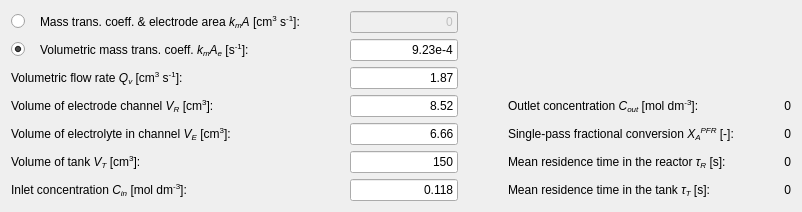
      <widget class="QWidget" name="tab_PFR_SP">
       <attribute name="title">
        <string>PFR SP</string>
       </attribute>
       <layout class="QGridLayout" name="gridLayout">
        <property name="horizontalSpacing">
         <number>50</number>
        </property>
        <item row="7" column="4">
         <widget class="QLabel" name="lblPFRsp_tauR">
          <property name="sizePolicy">
           <sizepolicy hsizetype="Preferred" vsizetype="Maximum">
            <horstretch>0</horstretch>
            <verstretch>0</verstretch>
           </sizepolicy>
          </property>
          <property name="text">
           <string>0</string>
          </property>
          <property name="alignment">
           <set>Qt::AlignRight|Qt::AlignTrailing|Qt::AlignVCenter</set>
          </property>
         </widget>
        </item>
        <item row="5" column="1">
         <widget class="QLabel" name="label_17">
          <property name="sizePolicy">
           <sizepolicy hsizetype="Fixed" vsizetype="Preferred">
            <horstretch>0</horstretch>
            <verstretch>0</verstretch>
           </sizepolicy>
          </property>
          <property name="text">
           <string>&lt;html&gt;&lt;head/&gt;&lt;body&gt;&lt;p&gt;Volume of electrode channel &lt;span style=&quot; font-style:italic;&quot;&gt;V&lt;/span&gt;&lt;span style=&quot; font-style:italic; vertical-align:sub;&quot;&gt;R&lt;/span&gt; [cm&lt;span style=&quot; vertical-align:super;&quot;&gt;3&lt;/span&gt;]:&lt;/p&gt;&lt;/body&gt;&lt;/html&gt;</string>
          </property>
          <property name="wordWrap">
           <bool>false</bool>
          </property>
         </widget>
        </item>
        <item row="6" column="2">
         <widget class="QLineEdit" name="boxPFRsp_VE">
          <property name="sizePolicy">
           <sizepolicy hsizetype="Fixed" vsizetype="Maximum">
            <horstretch>0</horstretch>
            <verstretch>0</verstretch>
           </sizepolicy>
          </property>
          <property name="text">
           <string>6.66</string>
          </property>
          <property name="alignment">
           <set>Qt::AlignRight|Qt::AlignTrailing|Qt::AlignVCenter</set>
          </property>
         </widget>
        </item>
        <item row="7" column="2">
         <widget class="QLineEdit" name="boxPFRsp_VT">
          <property name="sizePolicy">
           <sizepolicy hsizetype="Fixed" vsizetype="Maximum">
            <horstretch>0</horstretch>
            <verstretch>0</verstretch>
           </sizepolicy>
          </property>
          <property name="text">
           <string>150</string>
          </property>
          <property name="alignment">
           <set>Qt::AlignRight|Qt::AlignTrailing|Qt::AlignVCenter</set>
          </property>
         </widget>
        </item>
        <item row="5" column="3">
         <widget class="QLabel" name="label_30">
          <property name="sizePolicy">
           <sizepolicy hsizetype="Fixed" vsizetype="Preferred">
            <horstretch>0</horstretch>
            <verstretch>0</verstretch>
           </sizepolicy>
          </property>
          <property name="text">
           <string>&lt;html&gt;&lt;head/&gt;&lt;body&gt;&lt;p&gt;Outlet concentration &lt;span style=&quot; font-style:italic;&quot;&gt;C&lt;/span&gt;&lt;span style=&quot; font-style:italic; vertical-align:sub;&quot;&gt;out&lt;/span&gt; [mol dm&lt;span style=&quot; vertical-align:super;&quot;&gt;-3&lt;/span&gt;]:&lt;/p&gt;&lt;/body&gt;&lt;/html&gt;</string>
          </property>
          <property name="wordWrap">
           <bool>false</bool>
          </property>
         </widget>
        </item>
        <item row="10" column="3">
         <widget class="QLabel" name="label_37">
          <property name="sizePolicy">
           <sizepolicy hsizetype="Fixed" vsizetype="Maximum">
            <horstretch>0</horstretch>
            <verstretch>0</verstretch>
           </sizepolicy>
          </property>
          <property name="text">
           <string>&lt;html&gt;&lt;head/&gt;&lt;body&gt;&lt;p&gt;Mean residence time in the tank &lt;span style=&quot; font-style:italic;&quot;&gt;τ&lt;/span&gt;&lt;span style=&quot; font-style:italic; vertical-align:sub;&quot;&gt;T&lt;/span&gt; [s]:&lt;/p&gt;&lt;/body&gt;&lt;/html&gt;</string>
          </property>
          <property name="wordWrap">
           <bool>false</bool>
          </property>
         </widget>
        </item>
        <item row="7" column="1">
         <widget class="QLabel" name="label_25">
          <property name="sizePolicy">
           <sizepolicy hsizetype="Fixed" vsizetype="Maximum">
            <horstretch>0</horstretch>
            <verstretch>0</verstretch>
           </sizepolicy>
          </property>
          <property name="text">
           <string>&lt;html&gt;&lt;head/&gt;&lt;body&gt;&lt;p&gt;Volume of tank &lt;span style=&quot; font-style:italic;&quot;&gt;V&lt;/span&gt;&lt;span style=&quot; font-style:italic; vertical-align:sub;&quot;&gt;T&lt;/span&gt; [cm&lt;span style=&quot; vertical-align:super;&quot;&gt;3&lt;/span&gt;]:&lt;/p&gt;&lt;/body&gt;&lt;/html&gt;</string>
          </property>
          <property name="wordWrap">
           <bool>false</bool>
          </property>
         </widget>
        </item>
        <item row="4" column="1">
         <widget class="QLabel" name="label_12">
          <property name="sizePolicy">
           <sizepolicy hsizetype="Fixed" vsizetype="Preferred">
            <horstretch>0</horstretch>
            <verstretch>0</verstretch>
           </sizepolicy>
          </property>
          <property name="text">
           <string>&lt;html&gt;&lt;head/&gt;&lt;body&gt;&lt;p&gt;Volumetric flow rate &lt;span style=&quot; font-style:italic;&quot;&gt;Q&lt;/span&gt;&lt;span style=&quot; font-style:italic; vertical-align:sub;&quot;&gt;v&lt;/span&gt; [cm&lt;span style=&quot; vertical-align:super;&quot;&gt;3&lt;/span&gt; s&lt;span style=&quot; vertical-align:super;&quot;&gt;-1&lt;/span&gt;]:&lt;/p&gt;&lt;/body&gt;&lt;/html&gt;</string>
          </property>
          <property name="wordWrap">
           <bool>false</bool>
          </property>
         </widget>
        </item>
        <item row="5" column="2">
         <widget class="QLineEdit" name="boxPFRsp_VR">
          <property name="sizePolicy">
           <sizepolicy hsizetype="Fixed" vsizetype="Maximum">
            <horstretch>0</horstretch>
            <verstretch>0</verstretch>
           </sizepolicy>
          </property>
          <property name="text">
           <string>8.52</string>
          </property>
          <property name="alignment">
           <set>Qt::AlignRight|Qt::AlignTrailing|Qt::AlignVCenter</set>
          </property>
         </widget>
        </item>
        <item row="10" column="4">
         <widget class="QLabel" name="lblPFRsp_tauT">
          <property name="sizePolicy">
           <sizepolicy hsizetype="Preferred" vsizetype="Maximum">
            <horstretch>0</horstretch>
            <verstretch>0</verstretch>
           </sizepolicy>
          </property>
          <property name="text">
           <string>0</string>
          </property>
          <property name="alignment">
           <set>Qt::AlignRight|Qt::AlignTrailing|Qt::AlignVCenter</set>
          </property>
         </widget>
        </item>
        <item row="5" column="4">
         <widget class="QLabel" name="lblPFRsp_Cout">
          <property name="sizePolicy">
           <sizepolicy hsizetype="Preferred" vsizetype="Preferred">
            <horstretch>0</horstretch>
            <verstretch>0</verstretch>
           </sizepolicy>
          </property>
          <property name="text">
           <string>0</string>
          </property>
          <property name="alignment">
           <set>Qt::AlignRight|Qt::AlignTrailing|Qt::AlignVCenter</set>
          </property>
         </widget>
        </item>
        <item row="7" column="3">
         <widget class="QLabel" name="label_35">
          <property name="sizePolicy">
           <sizepolicy hsizetype="Fixed" vsizetype="Maximum">
            <horstretch>0</horstretch>
            <verstretch>0</verstretch>
           </sizepolicy>
          </property>
          <property name="text">
           <string>&lt;html&gt;&lt;head/&gt;&lt;body&gt;&lt;p&gt;Mean residence time in the reactor &lt;span style=&quot; font-style:italic;&quot;&gt;τ&lt;/span&gt;&lt;span style=&quot; font-style:italic; vertical-align:sub;&quot;&gt;R&lt;/span&gt; [s]:&lt;/p&gt;&lt;/body&gt;&lt;/html&gt;</string>
          </property>
          <property name="wordWrap">
           <bool>false</bool>
          </property>
         </widget>
        </item>
        <item row="6" column="1">
         <widget class="QLabel" name="label_24">
          <property name="sizePolicy">
           <sizepolicy hsizetype="Fixed" vsizetype="Maximum">
            <horstretch>0</horstretch>
            <verstretch>0</verstretch>
           </sizepolicy>
          </property>
          <property name="text">
           <string>&lt;html&gt;&lt;head/&gt;&lt;body&gt;&lt;p&gt;Volume of electrolyte in channel &lt;span style=&quot; font-style:italic;&quot;&gt;V&lt;/span&gt;&lt;span style=&quot; font-style:italic; vertical-align:sub;&quot;&gt;E&lt;/span&gt; [cm&lt;span style=&quot; vertical-align:super;&quot;&gt;3&lt;/span&gt;]:&lt;/p&gt;&lt;/body&gt;&lt;/html&gt;</string>
          </property>
          <property name="wordWrap">
           <bool>false</bool>
          </property>
         </widget>
        </item>
        <item row="10" column="1">
         <widget class="QLabel" name="label_29">
          <property name="sizePolicy">
           <sizepolicy hsizetype="Fixed" vsizetype="Maximum">
            <horstretch>0</horstretch>
            <verstretch>0</verstretch>
           </sizepolicy>
          </property>
          <property name="text">
           <string>&lt;html&gt;&lt;head/&gt;&lt;body&gt;&lt;p&gt;Inlet concentration &lt;span style=&quot; font-style:italic;&quot;&gt;C&lt;/span&gt;&lt;span style=&quot; font-style:italic; vertical-align:sub;&quot;&gt;in&lt;/span&gt; [mol dm&lt;span style=&quot; vertical-align:super;&quot;&gt;-3&lt;/span&gt;]:&lt;/p&gt;&lt;/body&gt;&lt;/html&gt;</string>
          </property>
          <property name="wordWrap">
           <bool>false</bool>
          </property>
         </widget>
        </item>
        <item row="6" column="4">
         <widget class="QLabel" name="lblPFRsp_XA">
          <property name="sizePolicy">
           <sizepolicy hsizetype="Preferred" vsizetype="Maximum">
            <horstretch>0</horstretch>
            <verstretch>0</verstretch>
           </sizepolicy>
          </property>
          <property name="text">
           <string>0</string>
          </property>
          <property name="alignment">
           <set>Qt::AlignRight|Qt::AlignTrailing|Qt::AlignVCenter</set>
          </property>
         </widget>
        </item>
        <item row="6" column="3">
         <widget class="QLabel" name="label_33">
          <property name="sizePolicy">
           <sizepolicy hsizetype="Preferred" vsizetype="Maximum">
            <horstretch>0</horstretch>
            <verstretch>0</verstretch>
           </sizepolicy>
          </property>
          <property name="text">
           <string>&lt;html&gt;&lt;head/&gt;&lt;body&gt;&lt;p&gt;Single-pass fractional conversion &lt;span style=&quot; font-style:italic;&quot;&gt;X&lt;/span&gt;&lt;span style=&quot; font-style:italic; vertical-align:sub;&quot;&gt;A&lt;/span&gt;&lt;span style=&quot; font-style:italic; vertical-align:super;&quot;&gt;PFR&lt;/span&gt; [-]:&lt;/p&gt;&lt;/body&gt;&lt;/html&gt;</string>
          </property>
          <property name="wordWrap">
           <bool>false</bool>
          </property>
         </widget>
        </item>
        <item row="10" column="2">
         <widget class="QLineEdit" name="boxPFRsp_Cin">
          <property name="sizePolicy">
           <sizepolicy hsizetype="Fixed" vsizetype="Maximum">
            <horstretch>0</horstretch>
            <verstretch>0</verstretch>
           </sizepolicy>
          </property>
          <property name="text">
           <string>0.118</string>
          </property>
          <property name="alignment">
           <set>Qt::AlignRight|Qt::AlignTrailing|Qt::AlignVCenter</set>
          </property>
         </widget>
        </item>
        <item row="4" column="2">
         <widget class="QLineEdit" name="boxPFRsp_Qv">
          <property name="sizePolicy">
           <sizepolicy hsizetype="Fixed" vsizetype="Maximum">
            <horstretch>0</horstretch>
            <verstretch>0</verstretch>
           </sizepolicy>
          </property>
          <property name="text">
           <string>1.87</string>
          </property>
          <property name="alignment">
           <set>Qt::AlignRight|Qt::AlignTrailing|Qt::AlignVCenter</set>
          </property>
         </widget>
        </item>
        <item row="3" column="1">
         <layout class="QHBoxLayout" name="horizontalLayout_2">
          <property name="spacing">
           <number>15</number>
          </property>
          <item>
           <widget class="QRadioButton" name="rbtn_kmAe_PFR_sp">
            <property name="sizePolicy">
             <sizepolicy hsizetype="Fixed" vsizetype="Fixed">
              <horstretch>0</horstretch>
              <verstretch>0</verstretch>
             </sizepolicy>
            </property>
            <property name="text">
             <string/>
            </property>
            <property name="checked">
             <bool>true</bool>
            </property>
           </widget>
          </item>
          <item>
           <widget class="QLabel" name="label_2">
            <property name="text">
             <string>&lt;html&gt;&lt;head/&gt;&lt;body&gt;&lt;p&gt;Volumetric mass trans. coeff. &lt;span style=&quot; font-style:italic;&quot;&gt;k&lt;/span&gt;&lt;span style=&quot; font-style:italic; vertical-align:sub;&quot;&gt;m&lt;/span&gt;&lt;span style=&quot; font-style:italic;&quot;&gt;A&lt;/span&gt;&lt;span style=&quot; font-style:italic; vertical-align:sub;&quot;&gt;e&lt;/span&gt; [s&lt;span style=&quot; vertical-align:super;&quot;&gt;-1&lt;/span&gt;]:&lt;/p&gt;&lt;/body&gt;&lt;/html&gt;</string>
            </property>
           </widget>
          </item>
         </layout>
        </item>
        <item row="3" column="2">
         <widget class="QLineEdit" name="boxPFRsp_kmAe">
          <property name="sizePolicy">
           <sizepolicy hsizetype="Fixed" vsizetype="Maximum">
            <horstretch>0</horstretch>
            <verstretch>0</verstretch>
           </sizepolicy>
          </property>
          <property name="text">
           <string>9.23e-4</string>
          </property>
          <property name="alignment">
           <set>Qt::AlignRight|Qt::AlignTrailing|Qt::AlignVCenter</set>
          </property>
         </widget>
        </item>
        <item row="2" column="2">
         <widget class="QLineEdit" name="boxPFRsp_kmA">
          <property name="enabled">
           <bool>false</bool>
          </property>
          <property name="sizePolicy">
           <sizepolicy hsizetype="Fixed" vsizetype="Maximum">
            <horstretch>0</horstretch>
            <verstretch>0</verstretch>
           </sizepolicy>
          </property>
          <property name="text">
           <string>0</string>
          </property>
          <property name="alignment">
           <set>Qt::AlignRight|Qt::AlignTrailing|Qt::AlignVCenter</set>
          </property>
         </widget>
        </item>
        <item row="2" column="3" rowspan="3" colspan="2">
         <widget class="QLabel" name="label_10">
          <property name="sizePolicy">
           <sizepolicy hsizetype="Preferred" vsizetype="Preferred">
            <horstretch>0</horstretch>
            <verstretch>0</verstretch>
           </sizepolicy>
          </property>
          <property name="text">
           <string/>
          </property>
          <property name="pixmap">
           <pixmap>PFR_SP.png</pixmap>
          </property>
          <property name="alignment">
           <set>Qt::AlignCenter</set>
          </property>
         </widget>
        </item>
        <item row="2" column="1">
         <layout class="QHBoxLayout" name="horizontalLayout_3">
          <property name="spacing">
           <number>15</number>
          </property>
          <item>
           <widget class="QRadioButton" name="rbtn_kmA_PFR_sp">
            <property name="enabled">
             <bool>true</bool>
            </property>
            <property name="sizePolicy">
             <sizepolicy hsizetype="Fixed" vsizetype="Fixed">
              <horstretch>0</horstretch>
              <verstretch>0</verstretch>
             </sizepolicy>
            </property>
            <property name="text">
             <string/>
            </property>
           </widget>
          </item>
          <item>
           <widget class="QLabel" name="label_5">
            <property name="text">
             <string>&lt;html&gt;&lt;head/&gt;&lt;body&gt;&lt;p&gt;Mass trans. coeff. &amp;amp; electrode area &lt;span style=&quot; font-style:italic;&quot;&gt;k&lt;/span&gt;&lt;span style=&quot; font-style:italic; vertical-align:sub;&quot;&gt;m&lt;/span&gt;&lt;span style=&quot; font-style:italic;&quot;&gt;A&lt;/span&gt; [cm&lt;span style=&quot; vertical-align:super;&quot;&gt;3&lt;/span&gt; s&lt;span style=&quot; vertical-align:super;&quot;&gt;-1&lt;/span&gt;]:&lt;/p&gt;&lt;/body&gt;&lt;/html&gt;</string>
            </property>
           </widget>
          </item>
         </layout>
        </item>
       </layout>
      </widget>
